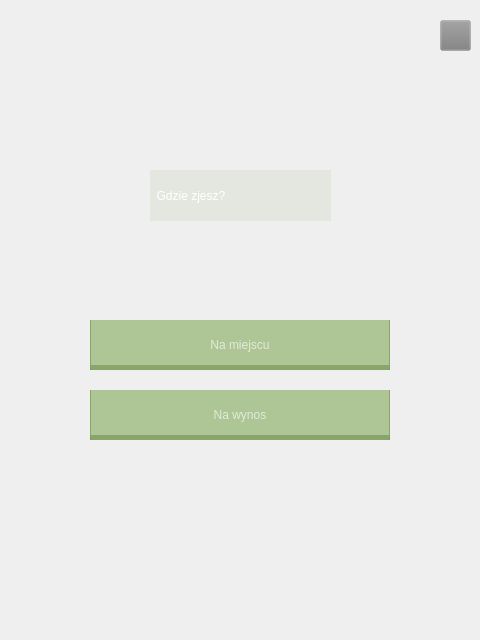
    <widget class="QWidget" name="secondPage">
     <widget class="QLabel" name="label_3">
      <property name="geometry">
       <rect>
        <x>150</x>
        <y>170</y>
        <width>181</width>
        <height>51</height>
       </rect>
      </property>
      <property name="styleSheet">
       <string notr="true">	font: 350 12pt &quot;Cascadia Code SemiLight&quot;;
    background-color: rgba(120, 157, 83, 0.1);
	color: white;
	text-align: center;</string>
      </property>
      <property name="text">
       <string>  Gdzie zjesz?</string>
      </property>
     </widget>
     <widget class="QLabel" name="label_10">
      <property name="geometry">
       <rect>
        <x>30</x>
        <y>-10</y>
        <width>421</width>
        <height>631</height>
       </rect>
      </property>
      <property name="text">
       <string/>
      </property>
     </widget>
     <widget class="QPushButton" name="pushButton_2">
      <property name="geometry">
       <rect>
        <x>90</x>
        <y>390</y>
        <width>300</width>
        <height>50</height>
       </rect>
      </property>
      <property name="maximumSize">
       <size>
        <width>300</width>
        <height>50</height>
       </size>
      </property>
      <property name="styleSheet">
       <string notr="true">QPushButton{
	font: 350 9pt &quot;Cascadia Code SemiLight&quot;;
	padding-top: 5px;
	color: rgb(226,234,216);
	background-color: rgba(130,170,90,0.6);
	border: none;
	border-left: 1px solid rgba(110,144,76,0.6);
	border-right: 1px solid rgba(110,144,76,0.6);
	border-bottom: 5px solid rgba(110,144,76,0.6);
}
QPushButton:hover{
	background-color: rgba(138,181,96, 0.6);
	border-left: 1px solid rgba(110,144,76,0.6);
	border-right: 1px solid rgba(110,144,76,0.6);
	border-bottom: 5px solid rgba(110,144,76,0.6);
}
QPushButton:pressed{
	background-color: rgba(120,157,83,0.6);
	border-left: 1px solid rgba(110,144,76,0.6);
	border-right: 1px solid rgba(110,144,76,0.6);
	border-bottom: 5px solid rgba(110,144,76,0.6);
	padding-top: -5px;
	border-bottom: none;
}	
</string>
      </property>
      <property name="text">
       <string>Na wynos</string>
      </property>
     </widget>
     <widget class="QPushButton" name="pushButton_3">
      <property name="geometry">
       <rect>
        <x>90</x>
        <y>320</y>
        <width>300</width>
        <height>50</height>
       </rect>
      </property>
      <property name="minimumSize">
       <size>
        <width>300</width>
        <height>50</height>
       </size>
      </property>
      <property name="styleSheet">
       <string notr="true">QPushButton{
	font: 350 9pt &quot;Cascadia Code SemiLight&quot;;
	padding-top: 5px;
	color: rgb(226,234,216);
	background-color: rgba(130,170,90,0.6);
	border: none;
	border-left: 1px solid rgba(110,144,76,0.6);
	border-right: 1px solid rgba(110,144,76,0.6);
	border-bottom: 5px solid rgba(110,144,76,0.6);
}
QPushButton:hover{
	background-color: rgba(138,181,96, 0.6);
	border-left: 1px solid rgba(110,144,76,0.6);
	border-right: 1px solid rgba(110,144,76,0.6);
	border-bottom: 5px solid rgba(110,144,76,0.6);
}
QPushButton:pressed{
	background-color: rgba(120,157,83,0.6);
	border-left: 1px solid rgba(110,144,76,0.6);
	border-right: 1px solid rgba(110,144,76,0.6);
	border-bottom: 5px solid rgba(110,144,76,0.6);
	padding-top: -5px;
	border-bottom: none;
}	
</string>
      </property>
      <property name="text">
       <string>Na miejscu</string>
      </property>
     </widget>
     <widget class="QPushButton" name="btnExit1">
      <property name="geometry">
       <rect>
        <x>440</x>
        <y>20</y>
        <width>31</width>
        <height>31</height>
       </rect>
      </property>
      <property name="styleSheet">
       <string notr="true">QPushButton{
border-image: url(:/img/img/startClickIcon2.svg);
color: white;
background-color: rgb(128,128,128,0.2);
}
QPushButton:hover{
border-image: url(:/img/img/ExitBtnWhite.svg);
}
</string>
      </property>
      <property name="text">
       <string/>
      </property>
     </widget>
     <zorder>label_10</zorder>
     <zorder>label_3</zorder>
     <zorder>pushButton_2</zorder>
     <zorder>pushButton_3</zorder>
     <zorder>btnExit1</zorder>
    </widget>
